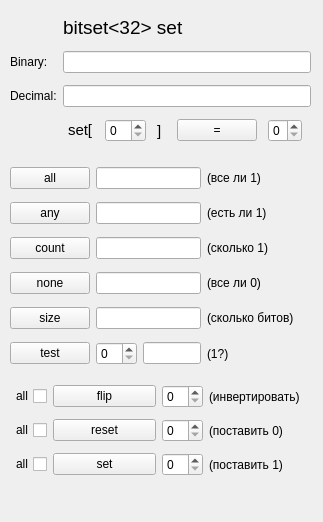
<?xml version="1.0" encoding="UTF-8"?>
<ui version="4.0">
 <class>MainWindow</class>
 <widget class="QMainWindow" name="MainWindow">
  <property name="geometry">
   <rect>
    <x>0</x>
    <y>0</y>
    <width>323</width>
    <height>522</height>
   </rect>
  </property>
  <property name="windowTitle">
   <string>MainWindow</string>
  </property>
  <widget class="QWidget" name="centralwidget">
   <widget class="QWidget" name="gridLayoutWidget">
    <property name="geometry">
     <rect>
      <x>10</x>
      <y>10</y>
      <width>301</width>
      <height>141</height>
     </rect>
    </property>
    <layout class="QGridLayout" name="gridLayout">
     <item row="1" column="1">
      <widget class="QLineEdit" name="lineBinView">
       <property name="readOnly">
        <bool>true</bool>
       </property>
      </widget>
     </item>
     <item row="2" column="0">
      <widget class="QLabel" name="label_3">
       <property name="text">
        <string>Decimal:</string>
       </property>
      </widget>
     </item>
     <item row="1" column="0">
      <widget class="QLabel" name="label_2">
       <property name="text">
        <string>Binary:</string>
       </property>
      </widget>
     </item>
     <item row="2" column="1">
      <widget class="QLineEdit" name="lineDecView">
       <property name="readOnly">
        <bool>true</bool>
       </property>
      </widget>
     </item>
     <item row="0" column="1">
      <widget class="QLabel" name="label">
       <property name="sizePolicy">
        <sizepolicy hsizetype="Fixed" vsizetype="Fixed">
         <horstretch>0</horstretch>
         <verstretch>0</verstretch>
        </sizepolicy>
       </property>
       <property name="font">
        <font>
         <pointsize>14</pointsize>
        </font>
       </property>
       <property name="text">
        <string>bitset&lt;32&gt; set</string>
       </property>
      </widget>
     </item>
     <item row="3" column="1">
      <layout class="QHBoxLayout" name="horizontalLayout">
       <item>
        <widget class="QLabel" name="label_4">
         <property name="sizePolicy">
          <sizepolicy hsizetype="Fixed" vsizetype="Fixed">
           <horstretch>0</horstretch>
           <verstretch>0</verstretch>
          </sizepolicy>
         </property>
         <property name="font">
          <font>
           <pointsize>11</pointsize>
          </font>
         </property>
         <property name="text">
          <string>set[</string>
         </property>
        </widget>
       </item>
       <item>
        <widget class="QSpinBox" name="bitNumberEdit">
         <property name="sizePolicy">
          <sizepolicy hsizetype="Fixed" vsizetype="Fixed">
           <horstretch>0</horstretch>
           <verstretch>0</verstretch>
          </sizepolicy>
         </property>
         <property name="maximum">
          <number>31</number>
         </property>
        </widget>
       </item>
       <item>
        <widget class="QLabel" name="label_5">
         <property name="sizePolicy">
          <sizepolicy hsizetype="Fixed" vsizetype="Preferred">
           <horstretch>0</horstretch>
           <verstretch>0</verstretch>
          </sizepolicy>
         </property>
         <property name="font">
          <font>
           <pointsize>11</pointsize>
          </font>
         </property>
         <property name="text">
          <string>] </string>
         </property>
        </widget>
       </item>
       <item>
        <widget class="QPushButton" name="equalButton">
         <property name="sizePolicy">
          <sizepolicy hsizetype="Fixed" vsizetype="Fixed">
           <horstretch>0</horstretch>
           <verstretch>0</verstretch>
          </sizepolicy>
         </property>
         <property name="text">
          <string>=</string>
         </property>
        </widget>
       </item>
       <item>
        <widget class="QSpinBox" name="bitEdit">
         <property name="sizePolicy">
          <sizepolicy hsizetype="Fixed" vsizetype="Fixed">
           <horstretch>0</horstretch>
           <verstretch>0</verstretch>
          </sizepolicy>
         </property>
         <property name="maximum">
          <number>1</number>
         </property>
        </widget>
       </item>
      </layout>
     </item>
    </layout>
   </widget>
   <widget class="QWidget" name="gridLayoutWidget_2">
    <property name="geometry">
     <rect>
      <x>10</x>
      <y>160</y>
      <width>301</width>
      <height>213</height>
     </rect>
    </property>
    <layout class="QGridLayout" name="gridLayout_2">
     <item row="3" column="1">
      <widget class="QLineEdit" name="noneView">
       <property name="sizePolicy">
        <sizepolicy hsizetype="Ignored" vsizetype="Fixed">
         <horstretch>0</horstretch>
         <verstretch>0</verstretch>
        </sizepolicy>
       </property>
       <property name="readOnly">
        <bool>true</bool>
       </property>
      </widget>
     </item>
     <item row="0" column="1">
      <widget class="QLineEdit" name="allView">
       <property name="sizePolicy">
        <sizepolicy hsizetype="Ignored" vsizetype="Fixed">
         <horstretch>0</horstretch>
         <verstretch>0</verstretch>
        </sizepolicy>
       </property>
       <property name="readOnly">
        <bool>true</bool>
       </property>
      </widget>
     </item>
     <item row="1" column="0">
      <widget class="QPushButton" name="anyButton">
       <property name="sizePolicy">
        <sizepolicy hsizetype="Fixed" vsizetype="Fixed">
         <horstretch>0</horstretch>
         <verstretch>0</verstretch>
        </sizepolicy>
       </property>
       <property name="text">
        <string>any</string>
       </property>
      </widget>
     </item>
     <item row="2" column="1">
      <widget class="QLineEdit" name="countView">
       <property name="sizePolicy">
        <sizepolicy hsizetype="Ignored" vsizetype="Fixed">
         <horstretch>0</horstretch>
         <verstretch>0</verstretch>
        </sizepolicy>
       </property>
       <property name="readOnly">
        <bool>true</bool>
       </property>
      </widget>
     </item>
     <item row="0" column="0">
      <widget class="QPushButton" name="allButton">
       <property name="sizePolicy">
        <sizepolicy hsizetype="Fixed" vsizetype="Fixed">
         <horstretch>0</horstretch>
         <verstretch>0</verstretch>
        </sizepolicy>
       </property>
       <property name="text">
        <string>all</string>
       </property>
      </widget>
     </item>
     <item row="3" column="0">
      <widget class="QPushButton" name="noneButton">
       <property name="sizePolicy">
        <sizepolicy hsizetype="Fixed" vsizetype="Fixed">
         <horstretch>0</horstretch>
         <verstretch>0</verstretch>
        </sizepolicy>
       </property>
       <property name="text">
        <string>none</string>
       </property>
      </widget>
     </item>
     <item row="5" column="1">
      <layout class="QHBoxLayout" name="horizontalLayout_2">
       <item>
        <widget class="QSpinBox" name="testEdit">
         <property name="sizePolicy">
          <sizepolicy hsizetype="Fixed" vsizetype="Fixed">
           <horstretch>0</horstretch>
           <verstretch>0</verstretch>
          </sizepolicy>
         </property>
         <property name="maximum">
          <number>31</number>
         </property>
        </widget>
       </item>
       <item>
        <widget class="QLineEdit" name="testView">
         <property name="sizePolicy">
          <sizepolicy hsizetype="Ignored" vsizetype="Fixed">
           <horstretch>0</horstretch>
           <verstretch>0</verstretch>
          </sizepolicy>
         </property>
         <property name="readOnly">
          <bool>true</bool>
         </property>
        </widget>
       </item>
      </layout>
     </item>
     <item row="5" column="0">
      <widget class="QPushButton" name="testButton">
       <property name="sizePolicy">
        <sizepolicy hsizetype="Fixed" vsizetype="Fixed">
         <horstretch>0</horstretch>
         <verstretch>0</verstretch>
        </sizepolicy>
       </property>
       <property name="text">
        <string>test</string>
       </property>
      </widget>
     </item>
     <item row="2" column="0">
      <widget class="QPushButton" name="countButton">
       <property name="sizePolicy">
        <sizepolicy hsizetype="Fixed" vsizetype="Fixed">
         <horstretch>0</horstretch>
         <verstretch>0</verstretch>
        </sizepolicy>
       </property>
       <property name="text">
        <string>count</string>
       </property>
      </widget>
     </item>
     <item row="4" column="1">
      <widget class="QLineEdit" name="sizeView">
       <property name="sizePolicy">
        <sizepolicy hsizetype="Ignored" vsizetype="Fixed">
         <horstretch>0</horstretch>
         <verstretch>0</verstretch>
        </sizepolicy>
       </property>
       <property name="readOnly">
        <bool>true</bool>
       </property>
      </widget>
     </item>
     <item row="1" column="1">
      <widget class="QLineEdit" name="anyView">
       <property name="sizePolicy">
        <sizepolicy hsizetype="Ignored" vsizetype="Fixed">
         <horstretch>0</horstretch>
         <verstretch>0</verstretch>
        </sizepolicy>
       </property>
       <property name="readOnly">
        <bool>true</bool>
       </property>
      </widget>
     </item>
     <item row="4" column="0">
      <widget class="QPushButton" name="sizeButton">
       <property name="sizePolicy">
        <sizepolicy hsizetype="Fixed" vsizetype="Fixed">
         <horstretch>0</horstretch>
         <verstretch>0</verstretch>
        </sizepolicy>
       </property>
       <property name="text">
        <string>size</string>
       </property>
      </widget>
     </item>
     <item row="0" column="2">
      <widget class="QLabel" name="label_6">
       <property name="sizePolicy">
        <sizepolicy hsizetype="Ignored" vsizetype="Preferred">
         <horstretch>0</horstretch>
         <verstretch>0</verstretch>
        </sizepolicy>
       </property>
       <property name="text">
        <string>(все ли 1)</string>
       </property>
      </widget>
     </item>
     <item row="1" column="2">
      <widget class="QLabel" name="label_7">
       <property name="sizePolicy">
        <sizepolicy hsizetype="Ignored" vsizetype="Preferred">
         <horstretch>0</horstretch>
         <verstretch>0</verstretch>
        </sizepolicy>
       </property>
       <property name="text">
        <string>(есть ли 1)</string>
       </property>
      </widget>
     </item>
     <item row="2" column="2">
      <widget class="QLabel" name="label_8">
       <property name="sizePolicy">
        <sizepolicy hsizetype="Ignored" vsizetype="Preferred">
         <horstretch>0</horstretch>
         <verstretch>0</verstretch>
        </sizepolicy>
       </property>
       <property name="text">
        <string>(сколько 1)</string>
       </property>
      </widget>
     </item>
     <item row="3" column="2">
      <widget class="QLabel" name="label_9">
       <property name="sizePolicy">
        <sizepolicy hsizetype="Ignored" vsizetype="Preferred">
         <horstretch>0</horstretch>
         <verstretch>0</verstretch>
        </sizepolicy>
       </property>
       <property name="text">
        <string>(все ли 0)</string>
       </property>
      </widget>
     </item>
     <item row="4" column="2">
      <widget class="QLabel" name="label_10">
       <property name="sizePolicy">
        <sizepolicy hsizetype="Ignored" vsizetype="Preferred">
         <horstretch>0</horstretch>
         <verstretch>0</verstretch>
        </sizepolicy>
       </property>
       <property name="text">
        <string>(сколько битов)</string>
       </property>
      </widget>
     </item>
     <item row="5" column="2">
      <widget class="QLabel" name="label_11">
       <property name="sizePolicy">
        <sizepolicy hsizetype="Ignored" vsizetype="Preferred">
         <horstretch>0</horstretch>
         <verstretch>0</verstretch>
        </sizepolicy>
       </property>
       <property name="text">
        <string>(1?)</string>
       </property>
      </widget>
     </item>
    </layout>
   </widget>
   <widget class="QWidget" name="gridLayoutWidget_3">
    <property name="geometry">
     <rect>
      <x>10</x>
      <y>380</y>
      <width>301</width>
      <height>103</height>
     </rect>
    </property>
    <layout class="QGridLayout" name="gridLayout_3">
     <item row="1" column="1">
      <widget class="QPushButton" name="resetButton">
       <property name="text">
        <string>reset</string>
       </property>
      </widget>
     </item>
     <item row="2" column="0">
      <widget class="QCheckBox" name="setCheckBox">
       <property name="sizePolicy">
        <sizepolicy hsizetype="Fixed" vsizetype="Fixed">
         <horstretch>0</horstretch>
         <verstretch>0</verstretch>
        </sizepolicy>
       </property>
       <property name="layoutDirection">
        <enum>Qt::RightToLeft</enum>
       </property>
       <property name="text">
        <string>all</string>
       </property>
       <property name="iconSize">
        <size>
         <width>20</width>
         <height>20</height>
        </size>
       </property>
       <property name="tristate">
        <bool>false</bool>
       </property>
      </widget>
     </item>
     <item row="0" column="2">
      <widget class="QSpinBox" name="flipEdit">
       <property name="sizePolicy">
        <sizepolicy hsizetype="Fixed" vsizetype="Fixed">
         <horstretch>0</horstretch>
         <verstretch>0</verstretch>
        </sizepolicy>
       </property>
       <property name="maximum">
        <number>31</number>
       </property>
      </widget>
     </item>
     <item row="2" column="1">
      <widget class="QPushButton" name="setButton">
       <property name="text">
        <string>set</string>
       </property>
      </widget>
     </item>
     <item row="0" column="0">
      <widget class="QCheckBox" name="flipCheckBox">
       <property name="sizePolicy">
        <sizepolicy hsizetype="Fixed" vsizetype="Fixed">
         <horstretch>0</horstretch>
         <verstretch>0</verstretch>
        </sizepolicy>
       </property>
       <property name="layoutDirection">
        <enum>Qt::RightToLeft</enum>
       </property>
       <property name="text">
        <string>all</string>
       </property>
       <property name="iconSize">
        <size>
         <width>20</width>
         <height>20</height>
        </size>
       </property>
       <property name="tristate">
        <bool>false</bool>
       </property>
      </widget>
     </item>
     <item row="2" column="2">
      <widget class="QSpinBox" name="setEdit">
       <property name="sizePolicy">
        <sizepolicy hsizetype="Fixed" vsizetype="Fixed">
         <horstretch>0</horstretch>
         <verstretch>0</verstretch>
        </sizepolicy>
       </property>
       <property name="maximum">
        <number>31</number>
       </property>
      </widget>
     </item>
     <item row="1" column="2">
      <widget class="QSpinBox" name="resetEdit">
       <property name="sizePolicy">
        <sizepolicy hsizetype="Fixed" vsizetype="Fixed">
         <horstretch>0</horstretch>
         <verstretch>0</verstretch>
        </sizepolicy>
       </property>
       <property name="maximum">
        <number>31</number>
       </property>
      </widget>
     </item>
     <item row="0" column="1">
      <widget class="QPushButton" name="flipButton">
       <property name="text">
        <string>flip</string>
       </property>
      </widget>
     </item>
     <item row="1" column="0">
      <widget class="QCheckBox" name="resetCheckBox">
       <property name="sizePolicy">
        <sizepolicy hsizetype="Fixed" vsizetype="Fixed">
         <horstretch>0</horstretch>
         <verstretch>0</verstretch>
        </sizepolicy>
       </property>
       <property name="layoutDirection">
        <enum>Qt::RightToLeft</enum>
       </property>
       <property name="text">
        <string>all</string>
       </property>
       <property name="iconSize">
        <size>
         <width>20</width>
         <height>20</height>
        </size>
       </property>
       <property name="tristate">
        <bool>false</bool>
       </property>
      </widget>
     </item>
     <item row="0" column="3">
      <widget class="QLabel" name="label_12">
       <property name="sizePolicy">
        <sizepolicy hsizetype="Ignored" vsizetype="Preferred">
         <horstretch>0</horstretch>
         <verstretch>0</verstretch>
        </sizepolicy>
       </property>
       <property name="text">
        <string>(инвертировать)</string>
       </property>
      </widget>
     </item>
     <item row="1" column="3">
      <widget class="QLabel" name="label_13">
       <property name="sizePolicy">
        <sizepolicy hsizetype="Ignored" vsizetype="Preferred">
         <horstretch>0</horstretch>
         <verstretch>0</verstretch>
        </sizepolicy>
       </property>
       <property name="text">
        <string>(поставить 0)</string>
       </property>
      </widget>
     </item>
     <item row="2" column="3">
      <widget class="QLabel" name="label_14">
       <property name="sizePolicy">
        <sizepolicy hsizetype="Ignored" vsizetype="Preferred">
         <horstretch>0</horstretch>
         <verstretch>0</verstretch>
        </sizepolicy>
       </property>
       <property name="text">
        <string>(поставить 1)</string>
       </property>
      </widget>
     </item>
    </layout>
   </widget>
  </widget>
  <widget class="QMenuBar" name="menubar">
   <property name="geometry">
    <rect>
     <x>0</x>
     <y>0</y>
     <width>323</width>
     <height>25</height>
    </rect>
   </property>
  </widget>
 </widget>
 <resources/>
 <connections/>
</ui>
